Frame 1 (no input): blank canvas, image omitted
Frame 60 (the mouse pressed at the canvas centre just before this capture): blank canvas, image omitted
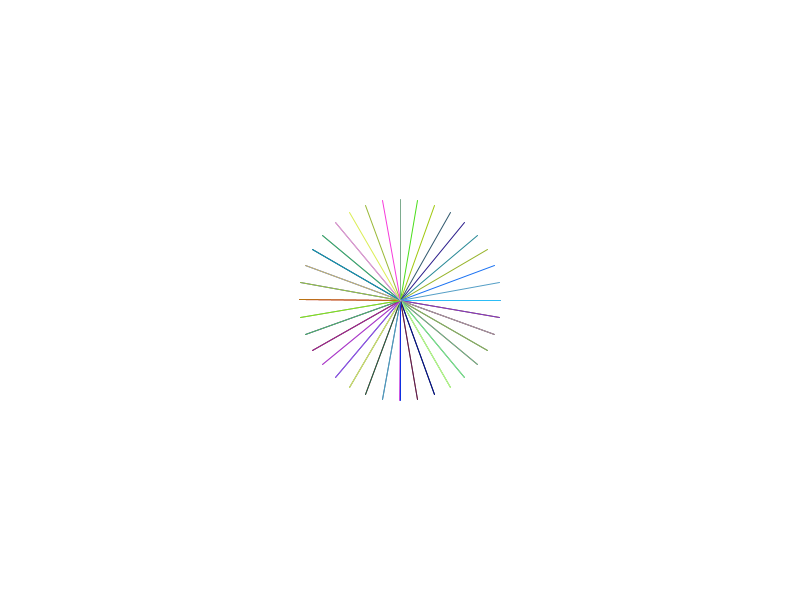
Frame 120 (the mouse held since frame 60 and released just before this capture)

The Processing sketch whose frames 1 and 60 were blank and that drew this single picture after the mouse press (run headless with seeded random() and noise(); from frame 60 on, the mouse is pressed at the canvas centre):

// Processing sketch: P_2_3_1_Drawing_with_Animated_Brushes
// ── P_2_3_1_Drawing_with_Animated_Brushes.pde
//2.3.3 - Drawing with Animated Brushes
//Alter position and size of characters based on brush speed and location

float angle = 0;
float angleSpeed = 10;
color col = color(random(0,255), random(0,255), random(0,255));
float lineLength = 1.5;

void setup(){
 
  //800x600 Window
  size(800,600);
  //White background
  background(255);
}

void draw(){
  
  //Mouse is held down
  if (mousePressed){
   
    randomCol();
    
    //Store matrix
    pushMatrix();
    
    //Apply effects
    strokeWeight(1.0);
    noFill();
    stroke(col);
    translate(mouseX, mouseY);
    rotate(radians(angle));
    line(0,0, lineLength, 0);
    
    //Restore matrix
    popMatrix();
    
    //Increase rotation angle
    angle += angleSpeed;   
  }
}

void mousePressed(){
 
 lineLength = random(70,200); 
}
    
void randomCol(){
 
 col = color(random(0,255), random(0,255), random(0,255));
}
  
